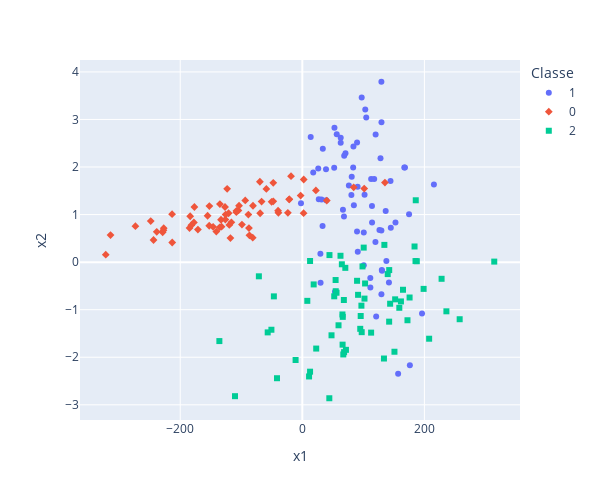

The notebook cell this image was saved under:
### Code cell
vis = pd.DataFrame(X, columns=["x1", "x2"])
vis["Classe"] = y
vis["Classe"] = vis["Classe"].astype("category")

fig = px.scatter(
    vis, x="x1", y="x2", color="Classe", symbol="Classe")
fig.update_layout(
    autosize=False,
    width=600,
    height=500
)
fig.show()
